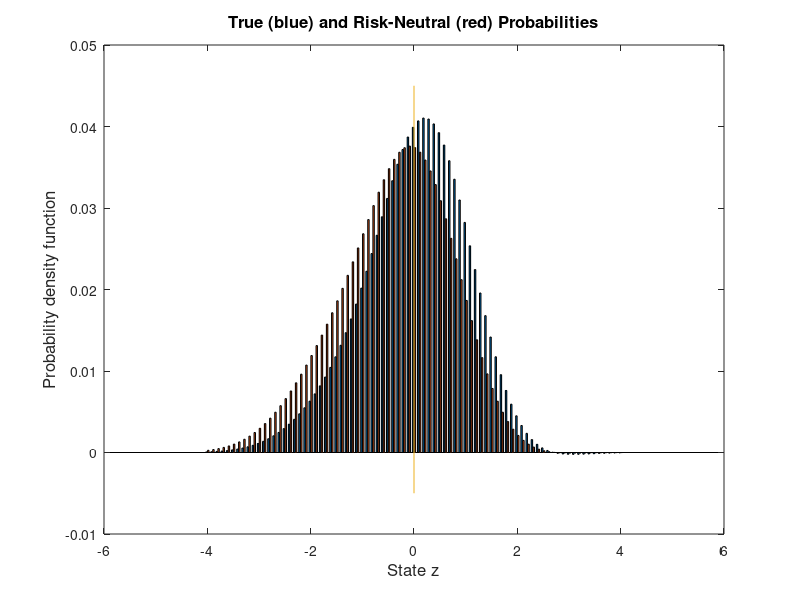

Recreate this plot in MATLAB.
% -------------------------------------------------------------------------
% Take arbitrary distribution over a state space and compute 
% pricing kernel and risk neutral probabilities for power utility.  
% Notation:  c^(1-alpha)/(1-alpha)
% Written by:  Dave Backus @ NYU 
% -------------------------------------------------------------------------
format compact 
format short 
clear all 
clf

disp(' ') 
disp('------------------------------------------------------------------')
disp('Pricing kernel and risk-neutral probs with power utility')
disp('------------------------------------------------------------------')
disp(' ')

% disp(' ')
disp('1. Basic inputs') 
% risk aversion 
alpha = 10
beta = 0.99 
lambda = 1
% arbitrary state grid 
zmax = 4; dz = 0.1; 
z = [-zmax:dz:zmax]';
%nz = length(z);
% skewness and (excess) kurtosis
gamma1 = -0.5 
gamma2 = 0.0     
% Gram-Charlier distribution (normal if gamma1 = gamma2 = 0) 
p = exp(-z.^2/2).*(1 + gamma1*(z.^3-3*z)/6 + gamma2*(z.^4-6*z.^2+3)/24);       
checkprobssum2one = sum(p)*dz/sqrt(2*pi)
p = p/sum(p);

%{
% Bernoulli (an alternative, comment out if not needed)
z = [-1; 1];
p = [0.5; 0.5];  
%}

% logg is a linear function of z 
mug = 0.02  
sigmag = 0.035 
logg = mug + sigmag*z;                      
g = exp(logg);

disp(' ')
disp('Properties of log g (check to see if we replicate inputs)') 
disp('mean, std, gamma1, gamma2') 
kappa1 = p'*logg;
dev = logg - kappa1;
kappa2 = p'*dev.^2;
kappa3 = p'*dev.^3;
kappa4 = p'*dev.^4;
[kappa1 sqrt(kappa2) kappa3/kappa2^1.5 kappa4/kappa2^2-3]
%%
% pricing kernel
m = beta*g.^(-alpha);

% entropy 
disp(' ')
disp('Moments of log m (mean, std, gamma1, gamma2)') 
logm = log(m);
kappa1 = p'*logm;
dev = logm - kappa1;
kappa2 = p'*dev.^2;
kappa3 = p'*dev.^3;
kappa4 = p'*dev.^4;
[kappa1 sqrt(kappa2) kappa3/kappa2^1.5 kappa4/kappa2^2-3]
Elogm = kappa1;
logEm = log(p'*m);
Lm = logEm - Elogm
Lm_lognormal = kappa2/2

% p*
q1 = p'*m
pstar = p.*m/q1;
checkonepstar = sum(pstar)
% equity 
qe = sum(p.*m.*g)

% Figures 
FontSize = 12;
FontName = 'Helvetica';  % or 'Times' 
LineWidth = 1.5;

figure(1) 
bar(z, [p pstar])
line([0 0], [-0.005 0.045])
title('True (blue) and Risk-Neutral (red) Probabilities','FontSize',FontSize,'FontName',FontName) 
xlabel('State z','FontSize',FontSize,'FontName',FontName)
ylabel('Probability density function','FontSize',FontSize,'FontName',FontName)

return 

